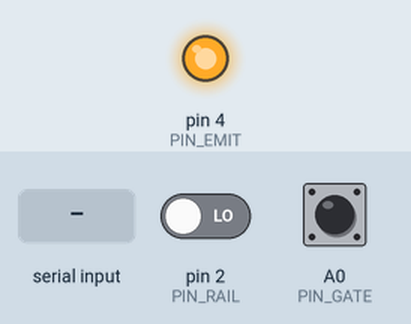
The sketch below on a simulated Arduino Uno, built with avr-gcc and run on an emulated ATmega328P. Shown: output pins drawn as LEDs (lit = HIGH). The inputs (shaded band) are chosen by the test bench; at power-on: A0 (PIN_GATE) HIGH, pin 2 (PIN_RAIL) LOW. What the sketch prints to the serial monitor is not drawn.

Above: at 1.2 s.
1.3 s: "s" received over Serial
2.8 s: A0 (PIN_GATE) pulled LOW for 0.15 s
Timing chart, 0 to 5.8 s (numbered marks = the images above; inputs shaded):
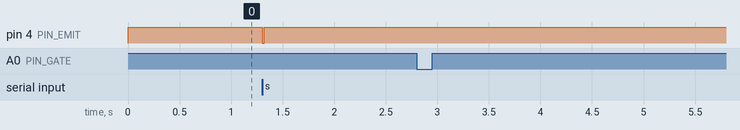

The sketch:

b2_gate.ino
```cpp
// 2단계 시험 — UNO 2 + 빛 게이트 1쌍 (회로 시험용, 펌웨어 아님) — 서현 CAP-AI-33, 2026-11-06
// 연결 (11/17 v0.3): 센서 쉴드 A0 3핀 → 입구 문 빔 G2 (Adafruit 2167) 수신 (S 흰 선·V 빨강·G 검정, 풀업은 내부), 송신 검정 → MOSFET Q4 OUT-, Q4 TRIG ← D4,  레일 감지 D2 (10k 직렬)
// G3b는 PIN_GATE = A3, G5는 A4로 바꿔 같은 시험
// 확인: ① 손으로 빛을 가리면 "BLOCK" ② 's' 입력 → 자가 시험: 송신 끔 → LOW여야, 켬 → HIGH여야 ③ 비상 정지 누르면 RAIL=0
const int PIN_GATE = A0;   // G2 (입구 문 빔, 디지털로 읽음)
const int PIN_EMIT = 4;    // EMIT_EN (HIGH = 송신 켬)
const int PIN_RAIL = 2;    // 힘 전기 감지

void setup() {
  Serial.begin(115200);
  pinMode(PIN_GATE, INPUT_PULLUP);   // 11/17 허브 없앰 → 내부 풀업 (trap_doors v0.3과 같음)
  pinMode(PIN_RAIL, INPUT);
  pinMode(PIN_EMIT, OUTPUT);
  digitalWrite(PIN_EMIT, HIGH);
  Serial.println(F("b2_gate: 's' = self-test"));
}

bool selfTest() {
  digitalWrite(PIN_EMIT, LOW);  delay(20);
  bool offOk = (digitalRead(PIN_GATE) == LOW);    // 송신 끔 → 빛 없음 → 수신 LOW
  digitalWrite(PIN_EMIT, HIGH); delay(20);
  bool onOk = (digitalRead(PIN_GATE) == HIGH);    // 송신 켬 → 빛 받음 → HIGH
  Serial.print(F("SELFTEST off=")); Serial.print(offOk ? F("OK") : F("FAIL"));
  Serial.print(F(" on="));          Serial.println(onOk ? F("OK") : F("FAIL"));
  return offOk && onOk;
}

int last = -1;
unsigned long tPrint = 0;
void loop() {
  if (Serial.available() && Serial.read() == 's') selfTest();
  int g = digitalRead(PIN_GATE);
  if (g != last) { Serial.println(g == LOW ? F("BLOCK") : F("CLEAR")); last = g; }
  if (millis() - tPrint > 2000) { tPrint = millis(); Serial.print(F("RAIL=")); Serial.println(digitalRead(PIN_RAIL)); }
}
```

Measured:
- after the input at 1.3 s, pin 4 (PIN_EMIT): HIGH → LOW at once, → HIGH 0.02 s later
- after the input at 2.8 s, every drawn part: stays the same
